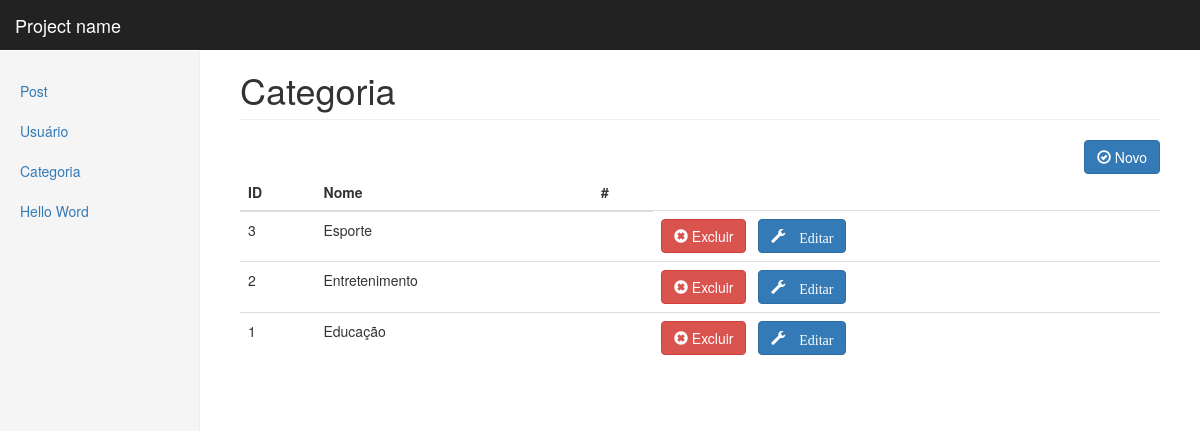
Screenshot of /admin/categoria.php with the database file from the repository.
### tables this page shows
CREATE TABLE IF NOT EXISTS `categoria` (
  `id` int(11) NOT NULL AUTO_INCREMENT,
  `nome` varchar(45) NOT NULL,
  PRIMARY KEY (`id`)
);

### admin/categoria.php (the view, shortened to what this page needs)
<?php
$query  = " SELECT * from categoria ORDER BY id DESC ";
$sql    = mysql_query($query) or die(mysql_error());
 ?>
<!DOCTYPE html>
<html lang="en">
  <head>
    <link href="../css/bootstrap.min.css" rel="stylesheet">
    <link href="../css/dashboard.css" rel="stylesheet">
  </head>
  <body>
    <nav class="navbar navbar-inverse navbar-fixed-top">
      <div class="container-fluid">
        <div class="navbar-header">
          <a class="navbar-brand" href="#">Project name</a>
        </div>
        <div id="navbar" class="navbar-collapse collapse">
        </div>
      </div>
    </nav>
    <div class="container-fluid">
      <div class="row">
        <div class="col-sm-3 col-md-2 sidebar">
          <?php include('estrutura/menu.php'); ?>
        </div>
        <div class="col-sm-9 col-sm-offset-3 col-md-10 col-md-offset-2 main">
          <h1 class="page-header">Categoria</h1>
          <a href="create-categoria.php" class="btn btn-primary pull-right">
            <span class="glyphicon glyphicon-ok-circle" aria-hidden="true"></span>
            Novo
          </a>
          <table class="table">
            <thead>
              <tr>
                <th>ID</th>
                <th>Nome</th>
                <th>#</th>
              </tr>
            </thead>
            <tbody>
            <?php
              while($rs = mysql_fetch_array($sql)) {
             ?>
              <tr>
                <td><?php echo $rs['id']; ?></td>
                <td><?php echo $rs['nome']; ?></td>
                <td>
                <td><a href="categoria.php?del=<?php echo $rs['id'] ?>" onclick="return confirm('Deseja Deletar?'); " class="btn btn-danger "><span class="glyphicon glyphicon-remove-sign"></span> Excluir </a>
                  &nbsp; <a href="edit-categoria.php?id=<?php echo $rs['id'] ?>" class="btn btn-primary"><span class="glyphicon glyphicon-wrench"> Editar</span></a></td>
              </tr>
              <?php } ?>
            </tbody>
          </table>
        </div>
      </div>
    </div>
  </body>
</html>

### css/dashboard.css (style rules this page uses)
body { padding-top: 50px; }
.navbar-fixed-top { border: 0; }
.sidebar { display: none; }
@media (min-width: 768px) { .sidebar { position: fixed; top: 51px; bottom: 0; left: 0; z-index: 1000; display: block; padding: 20px; overflow-x: hidden; overflow-y: auto; background-color: #f5f5f5; border-right: 1px solid #eee; } }
.main { padding: 20px; }
@media (min-width: 768px) { .main { padding-right: 40px; padding-left: 40px; } }
.main .page-header { margin-top: 0; }

### rows the page displays
categoria: id "3", nome "Esporte"
categoria: id "2", nome "Entretenimento"
categoria: id "1", nome "Educação"
